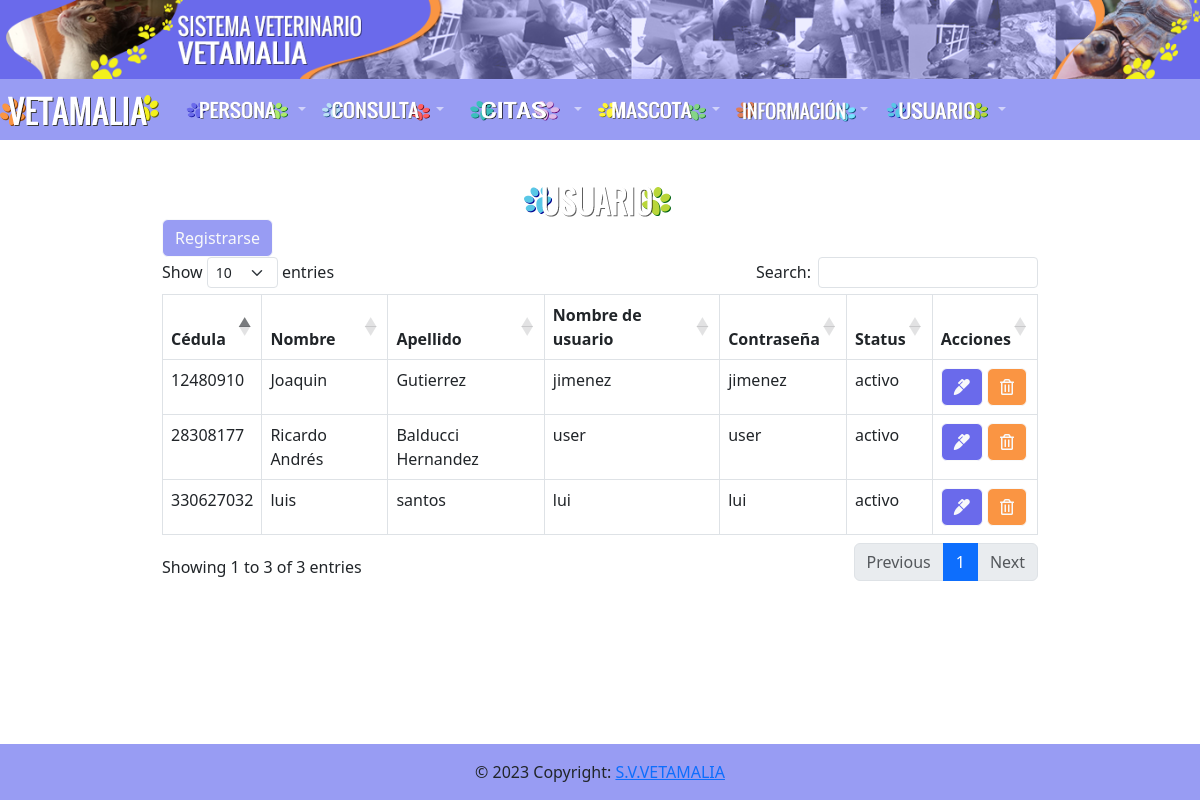
The app's page /usuario/usuario.php with its own data.
### tables this page shows
CREATE TABLE `asistente` (
  `cedula_asistente` int(15) NOT NULL,
  `login` varchar(20) NOT NULL,
  `password` varchar(20) NOT NULL,
  `status` varchar(20) NOT NULL
);

CREATE TABLE `persona` (
  `cedula` int(11) NOT NULL,
  `nombre` varchar(50) NOT NULL,
  `apellido` varchar(50) NOT NULL
);

### usuario/usuario.php (the view, shortened to what this page needs)
<?php include("../database/db.php");?>
<?php include("../include/headers.php")?>
<div class="container p-4">
    <div class="row">
    <div class="col-md-10 mx-auto" style="width: 900px; margin-top: 20px !important; margin-bottom: 40px !important;">
                <img src="../img/Usuario.png" class="rounded mx-auto d-block" width="160" height="35"></a>
                <a href="registrar.php" class="btn btn-outline-light" type="button" style="background-color: #989cf3">Registrarse</a>
            <table class="table table-bordered" id="example">
                <thead>
                    <tr>
                    <th>Cédula</th>
                        <th>Nombre</th>
                        <th>Apellido</th>
                        <th>Nombre de usuario</th>
                        <th>Contraseña</th>
                        <th>Status</th>
                        <th>Acciones</th>
                    </tr>
                </thead>
                <tbody>
                    <?php
                    $query = "SELECT * FROM persona, asistente where persona.cedula = asistente.cedula_asistente";
                    $result = mysqli_query($conn,$query);
                    while($row =mysqli_fetch_array($result)) {?>
                        <tr>
                            <td><?php echo $row['cedula_asistente']?>
                            <td><?php echo $row['nombre']?>
                            <td><?php echo $row['apellido']?>
                            <td><?php echo $row['login']?></td>
                            <td><?php echo $row['password']?></td>
                            <td><?php echo $row['status']?></td>
                            <td>
                                <a href="edit.php?id=<?php echo $row['cedula_asistente']?>" class="btn btn-outline-light" type="button" style="background-color: #6a6aeb"  onclick=" return  ConfirmarEditar()" >
                                    <i class="fas fa-marker"></i>
                                </a>
                                <a href="delete.php?id=<?php echo $row['cedula_asistente']?>" class="btn btn-outline-light" type="button" style="background-color: #fa9543" onclick="return ConfirmarEliminar()">
                                <i class="far fa-trash-alt"></i>
                                </a>
                            </td>
                        </tr>
                    <?php }?>
                </tbody>
            </table>
        </div>
    </div>
</div>
<?php include("../include/footer.php")?>

### records on screen
asistente: cedula_asistente "12480910", cedula_asistente.nombre "Joaquin", cedula_asistente.apellido "Gutierrez", login "jimenez", password "jimenez", status "activo"
asistente: cedula_asistente "28308177", cedula_asistente.nombre "Ricardo Andrés", cedula_asistente.apellido "Balducci Hernandez", login "user", password "user", status "activo"
asistente: cedula_asistente "330627032", cedula_asistente.nombre "luis", cedula_asistente.apellido "santos", login "lui", password "lui", status "activo"
